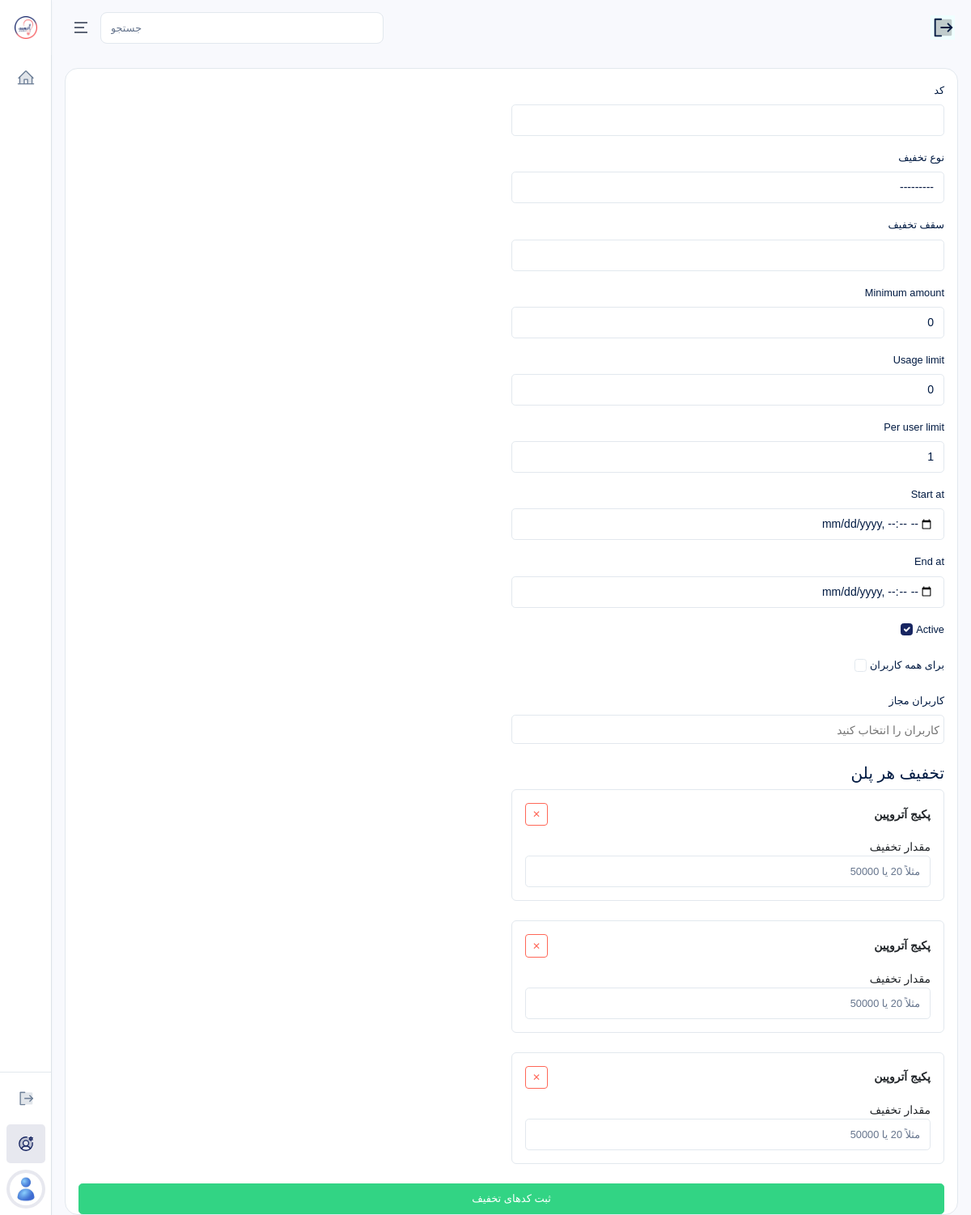
The app's page /accounts/admins/discount-codes/add/ (signed in), older data.
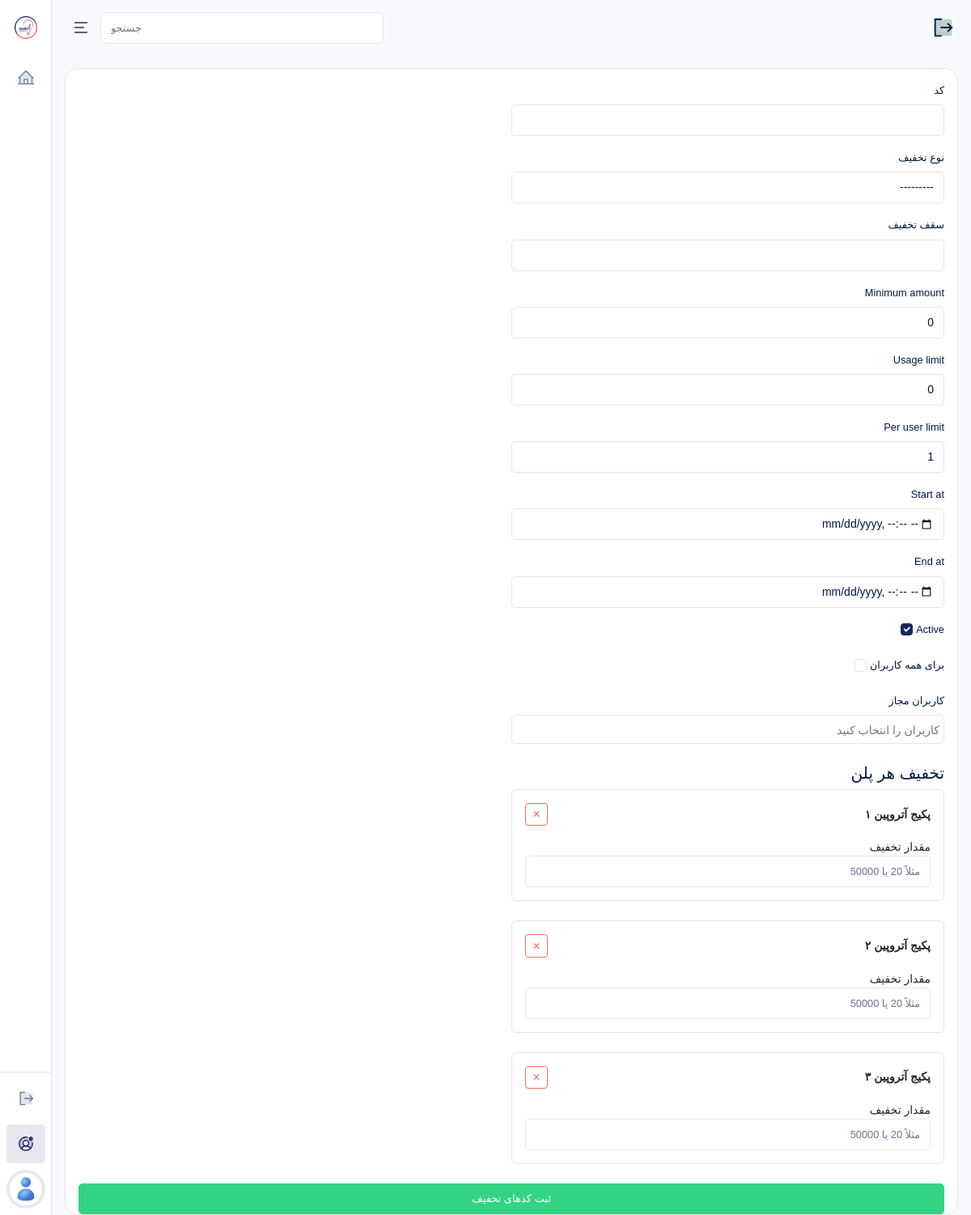
The same page, newer data.
### payments/models.py (models this page shows, shortened)
class Package(models.Model):
    SERVICE_CHOICES = (
        ("1", "جلسه فردی با دکتر نایب زاده"),
        ("2", "جلسه فردی با دکتر جهان‌تیغ"),
        ("3", "تحلیل شخصیت"),
        ("4", "تعیین شانس قبولی"),
        ("5", "پایگاه داده"),
    )
    TYPE_CHOICES = (
        ("1", "برنزی"),
        ("2", "نقره ایی"),
        ("3", "طلایی"),
    )
    name = models.CharField(
        max_length=200,
        verbose_name="نام"
    )
    service = MultiSelectField(
        max_length=100,
        choices=SERVICE_CHOICES,
        verbose_name="خدمات"
    )
    type = models.CharField(
        max_length=1,
        choices=TYPE_CHOICES,
        verbose_name="نوع پکیج"
    )
    content = CKEditor5Field(
        "معرفی و توضیحات",
        config_name="default",
        null=True,
        blank=True
    )
    price_before_discount = models.DecimalField(
        max_digits=12,
        decimal_places=0,
        verbose_name="قیمت قبل از تخفیف (اختیاری)",
        null=True,
        blank=True
    )
    total_price = models.DecimalField(
        max_digits=12,
        decimal_places=0,
        verbose_name="قیمت به تومان"
    )
    is_public = models.BooleanField(
        default=True,
        verbose_name="نمایش عمومی"
    )
    class Meta:
        verbose_name = "پلن"
        verbose_name_plural = "پلن ها"
        ordering = ["-id"]

### accounts/views.py (the view, shortened to what this page needs)
# urls.py: path("admins/discount-codes/add/", DiscountCodeCreateView.as_view(), name="discount_code_add"),
class DiscountCodeCreateView(RoleRequiredMixin, SuperAdminSidebarContextMixin, CreateView):
    allowed_roles = ["super_admin"]
    model = DiscountCode
    form_class = DiscountCodeForm
    template_name = "accounts/admins/discount_code_add.html"
    success_url = reverse_lazy("discount_code_list")
    def get_context_data(self, **kwargs):
        context = super().get_context_data(**kwargs)
        context["packages"] = Package.objects.all()
        return context

### accounts/forms.py (shortened to what this page needs)
class DiscountCodeForm(BaseModelForm):
    apply_to_all_users = forms.BooleanField(
        required=False,
        label="برای همه کاربران"
    )
    class Meta:
        model = DiscountCode
        fields = [
            "code",
            "type",
            "max_discount",
            "minimum_amount",
            "usage_limit",
            "per_user_limit",
            "start_at",
            "end_at",
            "active",
            "apply_to_all_users",
            "users",
        ]
        widgets = {
            "users": forms.SelectMultiple(
                attrs={
                    "class": "form-select select2"
                }
            ),
            "packages": forms.SelectMultiple(
                attrs={
                    "class": "form-select select2"
                }
            ),
            "start_at": forms.DateTimeInput(
                attrs={
                    "type": "datetime-local"
                }
            ),
            "end_at": forms.DateTimeInput(
                attrs={
                    "type": "datetime-local"
                }
            ),
        }

### templates/accounts/admins/discount_code_add.html (shortened to what this page needs)
{% extends 'bases/dashboard.html' %}
{% load static %}
{% block header %}
    <link href="https://cdn.jsdelivr.net/npm/select2@4.1.0-rc.0/dist/css/select2.min.css" rel="stylesheet">
{% endblock %}
{% block content %}
<div class="row" dir="rtl">
    <form method="post">
        {% for field in form %}
            {% if field.name != "packages" %}
                <div class="col-md-6 mb-3">
                    <label class="form-label">{{ field.label }}</label>
                    {{ field }}
                </div>
            {% endif %}
        {% endfor %}
        <div class="col-12 mt-4">
            <h5>تخفیف هر پلن</h5>
        </div>
        {% for package in packages %}
        <div class="col-md-6 mb-3 package-box" id="box{{ package.id }}">
            <div class="card border">
                <div class="card-body">
                    <div class="d-flex justify-content-between align-items-center mb-3">
                        <strong>{{ package.name }}</strong>
                        <button type="button"
                                class="btn btn-sm btn-outline-danger remove-package"
                                data-id="{{ package.id }}">
                            ✕
                        </button>
                    </div>
                    <label>مقدار تخفیف</label>
                    <input type="number"
                           name="package_{{ package.id }}_value"
                           class="form-control"
                           placeholder="مثلاً 20 یا 50000">
                </div>
            </div>
        </div>
        {% endfor %}
        <div class="col-12 mt-3">
            <button class="btn btn-success w-100">
                ثبت کدهای تخفیف
            </button>
        </div>
    </form>
</div>
{% endblock %}

Row changes from the older to the newer data that the page shows:
changed Package: name "پکیج آتروپین" → "پکیج آتروپین ۱"
changed Package "مثلاً 20 یا 50000": name "پکیج آتروپین" → "پکیج آتروپین ۲"
changed Package: name "پکیج آتروپین" → "پکیج آتروپین ۳"
